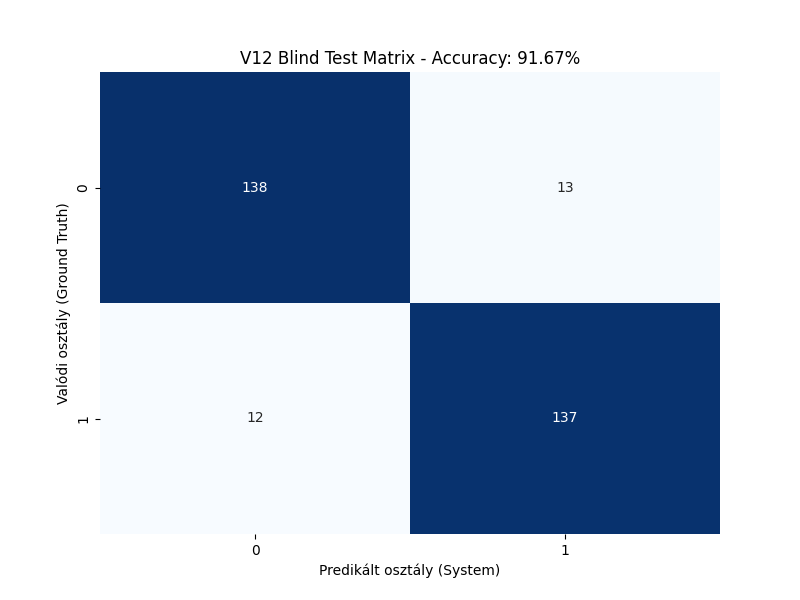
#> input picture logs/blind_test_matrix_v12.png, 800 x 600 px; its folder holds only this picture in this run
$ python -i main_pipeline.py   (imports and definitions only)   (older library calls are emulated)
#> lines starting #> are read from the running program, lines starting #| are printed output that depends on the picture
import os
import numpy as np
import pandas as pd
import cv2
from PIL import Image, ImageOps, ImageFilter
from scipy.ndimage import center_of_mass

def get_hybrid_features(img_path):
#> called with img_path = 'logs/blind_test_matrix_v12.png'
    try:
        with Image.open(img_path).convert('L') as img:
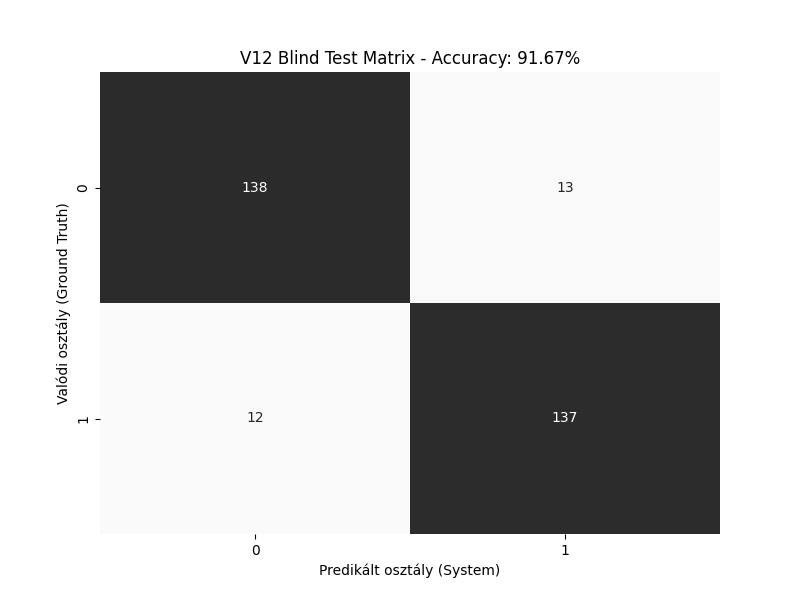
#> img: PIL image 800x600 L; min 0, max 255, mean 189
            img = ImageOps.autocontrast(img)
            img = img.filter(ImageFilter.MedianFilter(size=3))
            arr = np.array(img).astype(float)

            # 1. Súlypont-igazítás (A 75% kulcsa!)
            thresh = np.mean(arr) + np.std(arr) * 1.2
#> thresh = 304.3
            mask = arr > thresh
#> mask: shape (600, 800) bool; every value is 0
            if np.any(mask):
                cy, cx = center_of_mass(mask)
                dy, dx = int(80 - cy), int(80 - cx)
                arr = np.roll(arr, (dy, dx), axis=(0, 1))

            img_f = Image.fromarray(arr.astype('uint8')).resize((160, 160))
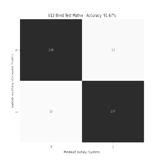
#> img_f: PIL image 160x160 L; min 32, max 255, mean 189.4
            arr = np.array(img_f).astype(float)
#> arr: shape (160, 160) float64

            # 2. A 92 alap jellemző (Geometria + Statisztika)
            f = [np.mean(arr), np.std(arr)]
#> f = [189.4, 94.76]
            for r in range(4):
                for c in range(4):
                    z = arr[r*40:(r+1)*40, c*40:(c+1)*40]
                    f.extend([np.mean(z), np.std(z), np.max(z), np.count_nonzero(z)])
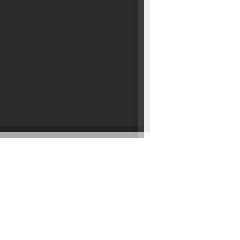
#> z: shape (40, 40) float64 (shown 6 times larger); min 32, max 255, mean 183.9
#> after the loop, f = 66 values, max 1600 at index 5, min 2.23 at index 51, mean 509.9
            for p in [10, 25, 50, 75, 90, 95, 98, 99]:
                f.append(np.percentile(arr, p))
#> after the loop, f = 74 values, max 1600 at index 5, min 2.23 at index 51, mean 476.6

            # 3. GOR ÚJ JELLEMZŐI (+3 db)
            # Élesség (Helix killer)
            laplacian = cv2.Laplacian(arr.astype('uint8'), cv2.CV_64F)
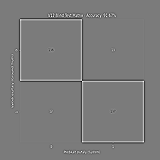
#> laplacian: shape (160, 160) float64; min -294, max 314, mean 0; drawn with min black and max white
            f.extend([np.mean(np.abs(laplacian)), np.std(np.abs(laplacian))])
            # Aszimmetria (Irányított glitch-ek)
            f.append(np.std(np.diff(arr, axis=1)) - np.std(np.diff(arr, axis=0)))

            return f
    except: return None

# [15 lines not run here, left out]

>>> result = get_hybrid_features('logs/blind_test_matrix_v12.png')
#> result = 77 values, max 1600 at index 5, min 0.744 at index 76, mean 458.5

$ run again, on logs/learning_curves_v12.png
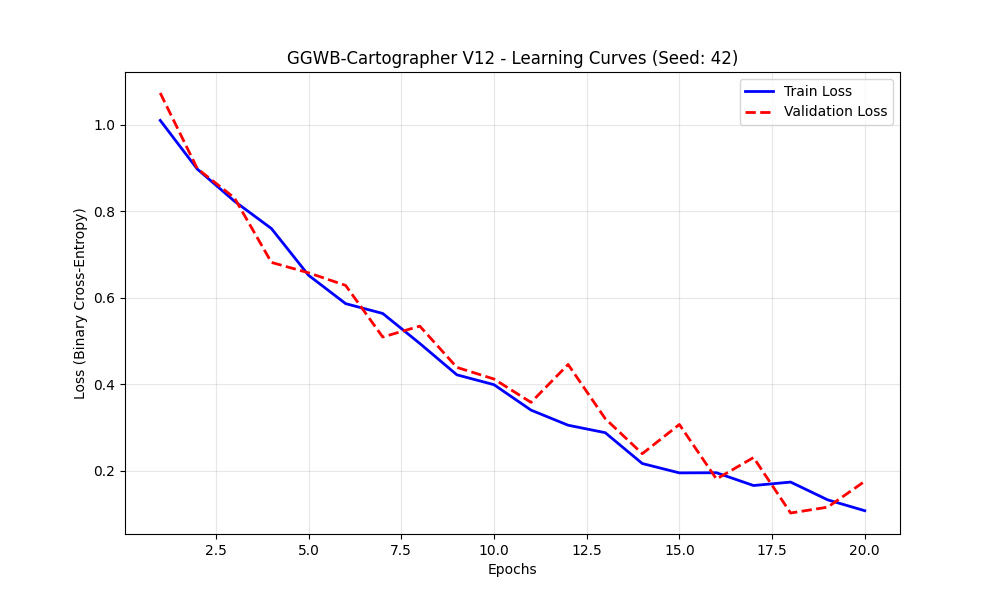
#> input picture logs/learning_curves_v12.png, 1000 x 600 px
#> thresh = 275.8
#> mask: shape (600, 1000) bool; every value is 0
#> in get_hybrid_features, `img_f = Image.fromarray(arr.astype('uint8')).resize((160, 160))`:
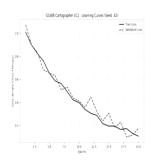
#> img_f: PIL image 160x160 L; min 78, max 255, mean 252.2
#> in get_hybrid_features, `f = [np.mean(arr), np.std(arr)]`: f = [252.2, 13.73]
#> after the loop in get_hybrid_features, `for r in range(4):`: f = 66 values, max 1600 at index 5, min 0.55 at index 27, mean 517.7
#> after the loop in get_hybrid_features, `for p in [10, 25, 50, 75, 90, 95, 98, 99]:`: f = 74 values, max 1600 at index 5, min 0.55 at index 27, mean 489.3
#> in get_hybrid_features, `laplacian = cv2.Laplacian(arr.astype('uint8'), cv2.CV_64F)`:
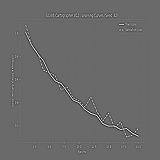
#> laplacian: shape (160, 160) float64; min -309, max 432, mean 0; drawn with min black and max white
#> result = 77 values, max 1600 at index 5, min -0.932 at index 76, mean 470.7
